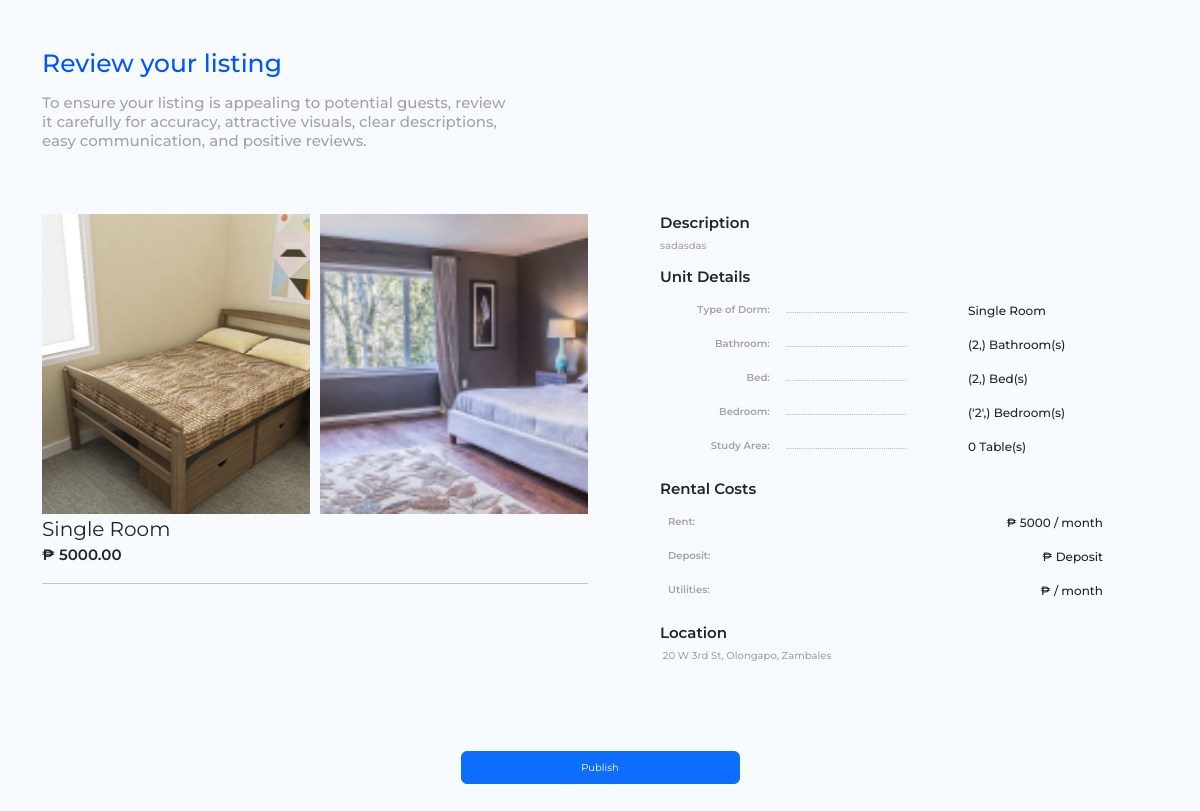
The page /dorm/create/part-3/14/ on the database as committed earlier.
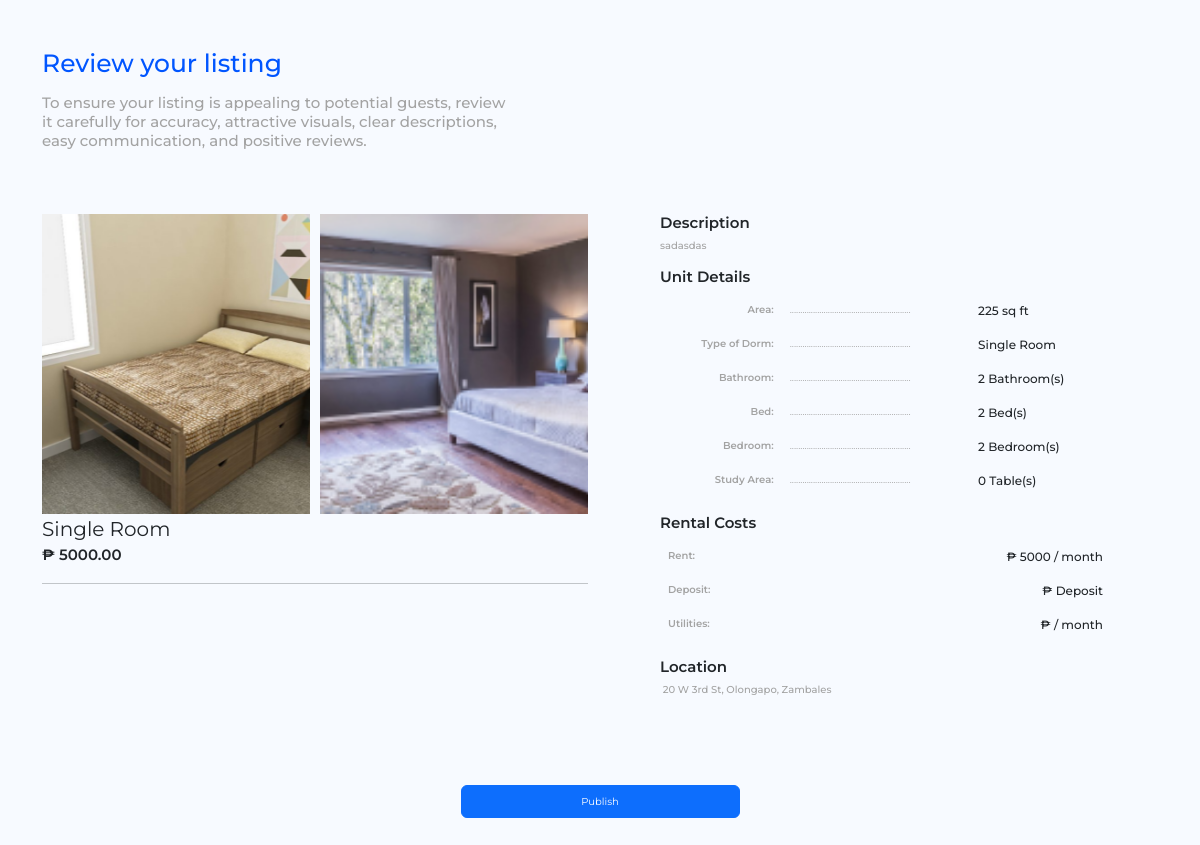
The same page on the database as committed later.
### base/models.py (models this page shows, shortened)
class Dorm(models.Model):
    dromTypes=(
                ('Single Room','Single Room'),
                ('Double Room','Double Room'),
                ('Deluxe Room','Deluxe Room'),
                ('Apartment Style','Apartment Style')
                )
    placeTypes = (
        ('Single Room', 'Guests will have their own private space within a larger accommodation'),
        ('Shared Room', 'Guests will have their own private space within a larger accommodation'),
        ('Entire Place', 'Guests will have the whole place to themselves, offering privacy and freedom'),
    )
    name = models.CharField(max_length=255)
    type_of_dorm = models.CharField(max_length=255, choices=dromTypes)
    place_type = models.CharField(max_length=50, choices=placeTypes, help_text="What type of place will guests have?" ,null=True)
    area = models.DecimalField(max_digits=10, decimal_places=2, help_text="Area in square feet",null=True)
    bathroom = models.CharField(max_length=10, default=0)
    guest = models.CharField(max_length=10, default=0)
    bed = models.CharField(max_length=10, default=0)
    bedroom = models.CharField(max_length=10, default=0)
    study_area = models.CharField(max_length=10, default=0)
    description=models.TextField(null=True)
    availability_status = models.BooleanField(default=False)
    reviews_count = models.PositiveIntegerField(default=0)
    reviews_avg_rating = models.DecimalField(max_digits=3, decimal_places=2, default=0.0)
    amenities = models.ManyToManyField(Amenity, blank=True, related_name='dorms')
    accessibility_features = models.ManyToManyField(AccessibilityFeature, blank=True, related_name='dorms')
    owner = models.ForeignKey(User, on_delete=models.CASCADE, related_name='owned_dorms')
    published = models.BooleanField(default=False)  # Field to mark if the dorm is published

class RentalCost(models.Model):
    dorm = models.OneToOneField(Dorm, on_delete=models.CASCADE)
    rent = models.DecimalField(max_digits=10, decimal_places=2)
    deposit = models.DecimalField(max_digits=10, decimal_places=2,null=True)
    utilities = models.DecimalField(max_digits=10, decimal_places=2,null=True)

class Location(models.Model):
    dorm = models.OneToOneField(Dorm, on_delete=models.CASCADE)
    address = models.CharField(max_length=255)
    latitude = models.DecimalField(max_digits=9, decimal_places=6, null=True, blank=True)
    longitude = models.DecimalField(max_digits=9, decimal_places=6, null=True, blank=True)
    google_map_embed_code = models.TextField(null=True, blank=True)  # New optional field for embed code
    nearby_schools = models.IntegerField(null=True, blank=True)
    grocery_stores = models.IntegerField(null=True, blank=True)
    hospitals = models.IntegerField(null=True, blank=True)
    malls = models.IntegerField(null=True, blank=True)
    coffee_shops = models.IntegerField(null=True, blank=True)
    transit_options = models.CharField(max_length=255,null=True, blank=True)
    city=models.CharField(max_length=255,null=True, blank=True)
    state=models.CharField(max_length=255,null=True, blank=True)
    zip_code=models.CharField(max_length=255,null=True, blank=True)
    country=models.CharField(max_length=255,null=True, blank=True)

### base/views.py (the view)
# urls.py: path('dorm/create/part-3/<int:dorm_id>/', dorm_create_part_3, name='dorm_create_part_3'),
def dorm_create_part_3(request, dorm_id):
    dor=Dorm.objects.filter(id=dorm_id).first()
    if request.method == 'POST':
        pub = 'pub' in request.POST
        dorm = Dorm.objects.get(id=dorm_id)
        dorm.published=pub
        dorm.save()
        return redirect('success')  # Redirect to a success or listing page
    return render(request, 'owner_welcome3.html', {'dorm':dor,'dorm_id':dorm_id})

### base/templates/owner_welcome3.html (shortened to what the changed rows need)
<!DOCTYPE html>
<html lang="en">
{% load static %}
<head>
    <link href="https://cdn.jsdelivr.net/npm/bootstrap@5.3.0/dist/css/bootstrap.min.css" rel="stylesheet">
    <link rel="stylesheet" href="https://cdnjs.cloudflare.com/ajax/libs/font-awesome/5.15.4/css/all.min.css">
    <link rel="stylesheet" href="https://cdnjs.cloudflare.com/ajax/libs/font-awesome/5.15.4/css/all.min.css">
    <link rel='stylesheet' href='https://cdnjs.cloudflare.com/ajax/libs/OwlCarousel2/2.3.4/assets/owl.carousel.min.css'
 />
    <link rel="stylesheet" href="{% static 'assets/css/style.css' %}">
</head>
<body>
    <div class="main-wrapper py-5 container">
        <div class="col-xl-5 ">
            <h2 class="mb-3 fs25 font-color-0055FF">Review your listing</h2>
        </div>
        <div class="row py-5 gap-5">
            <div class="col-xl-6 col-12">
                <div class="card-body w-100 px-0">
                    <div class=" justify-content-between">
                        <div class=" fs20 fw400 ">
                            {{ dorm.type_of_dorm }}
                        </div>
                        <div class="rommPrice fs15 fw600">
                            ₱ {{ dorm.rentalcost.rent }}
                        </div>
                    </div>
                </div>
            </div>
            <div class="col-lg-5 col-12">
                <h5 class="fs15 fw600">Description</h5>
                <p class="fs10 fw500">{{ dorm.description }}</p>
                <h5>Unit Details</h5>
                <table class="table table-borderless">
                    <tbody>
                        {% if dorm.area %}
                        <tr>
                            <td class="text-end font-color-gray-light fw600 fs10">Area:</td>
                            <td class="font-color-gray-light fs10">
                                .........................................................</td>
                            <td class="fs12 fw500">{{ dorm.area |floatformat }} sq ft</td>
                        </tr>
                        {% endif %}
                        {% if dorm.type_of_dorm %}
                        <tr>
                            <td class="text-end font-color-gray-light fw600 fs10">Type of Dorm:</td>
                            <td class="font-color-gray-light fs10">
                                .........................................................</td>
                            <td class="fs12 fw500">{{ dorm.type_of_dorm }}</td>
                        </tr>
                        {% endif %}
                        {% if dorm.bathroom %}
                        <tr>
                            <td class="text-end font-color-gray-light fw600 fs10">Bathroom:</td>
                            <td class="font-color-gray-light fs10">
                                .........................................................</td>
                            <td class="fs12 fw500">{{ dorm.bathroom }} Bathroom(s)</td>
                        </tr>
                        {% endif %}
                        {% if dorm.bed %}
                        <tr>
                            <td class="text-end font-color-gray-light fw600 fs10">Bed:</td>
                            <td class="font-color-gray-light fs10">
                                .........................................................</td>
                            <td class="fs12 fw500">{{ dorm.bed }} Bed(s)</td>
                        </tr>
                        {% endif %}
                        {% if dorm.bedroom %}
                        <tr>
                            <td class="text-end font-color-gray-light fw600 fs10">Bedroom:</td>
                            <td class="font-color-gray-light fs10">
                                .........................................................</td>
                            <td class="fs12 fw500">{{ dorm.bedroom }} Bedroom(s)</td>
                        </tr>
                        {% endif %}
                        {% if dorm.study_area %}
                        <tr>
                            <td class="text-end font-color-gray-light fw600 fs10">Study Area:</td>
                            <td class="font-color-gray-light fs10">
                                .........................................................</td>
                            <td class="fs12 fw500">{{ dorm.study_area }} Table(s)</td>
                        </tr>
                        {% endif %}
                    </tbody>
                </table>
                <h5>Rental Costs</h5>
                <table class="table table-borderless w-100">
                    <tbody>
                        <tr>
                            <td class="text-start font-color-gray-light fw600 fs10">Rent:</td>
                            <td class="fs12 fw500 text-end">₱ {{ dorm.rentalcost.rent |floatformat }} / month</td>
                        </tr>
                    </tbody>
                </table>
                <h5>Location</h5>
                <p class="font-color-gray-light fs10 fw500">{{ dorm.location.address }}</p>
            </div>
        </div>
    </div>
</body>
</html>

Rows that differ between the two databases and show on the page:
changed Dorm "Single Room": area (not shown) → "225"; bathroom "(2,)" → "2"; bed "(2,)" → "2"; bedroom "('2',)" → "2"
Other text that changed with them:
text now shown: "Area: ......................................................... sq ft"
